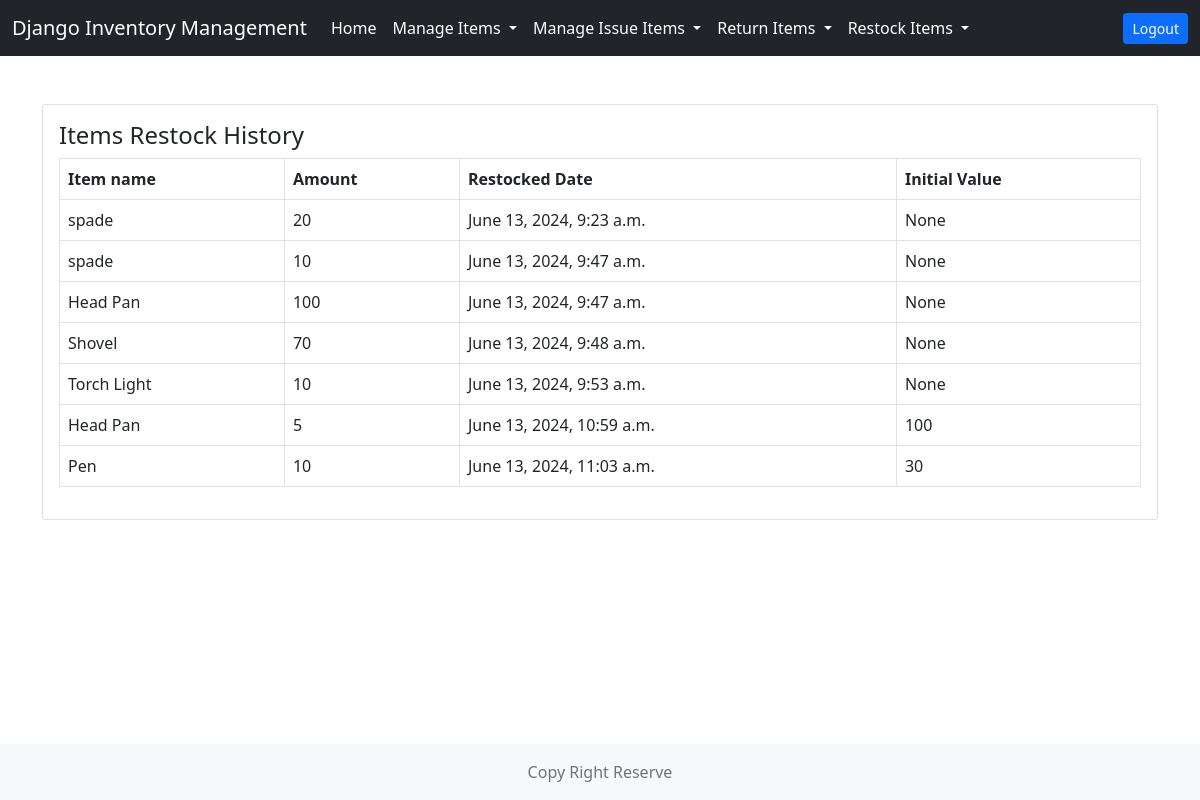
The app's page /store/restock-history/ with its own data.
### store/models.py (models this page shows)
class RestockItem(models.Model):
    item = models.ForeignKey(Item, on_delete=models.CASCADE)
    amount = models.PositiveIntegerField()
    timestamp = models.DateTimeField(auto_now_add=True)
    initial_value = models.PositiveIntegerField(null=True, blank=True)

class Item(models.Model):
    name = models.CharField(max_length=100)
    amount = models.PositiveIntegerField()
    created_by = models.ForeignKey(User, on_delete=models.DO_NOTHING)
    created_date = models.DateTimeField(auto_now_add=True)
    initial_amount = models.PositiveIntegerField(null=True, blank=True)
    def __str__(self):
        return self.name

### store/views.py (the view)
# urls.py: path('restock-history/', views.restock_history, name='restock-history'),
def restock_history(request):
    items =  RestockItem.objects.all()
    context = {'items':items}
    return render(request, 'store/restock_history.html', context)

### templates/store/restock_history.html
{% extends 'base.html' %}
{% block content %}
<div class="card">
    <div class="card-body">
        <h4>Items Restock History</h4>
        <table class="table table-bordered">
            <thead>
                <tr>
                    <th scope="col">Item name</th>
                    <th scope="col">Amount</th>
                    <th scope="col">Restocked Date</th>
                    <th scope="col">Initial Value</th>
                </tr>
            </thead>
            <tbody>
                {% for item in items %}
                <tr>
                    <td>{{item.item}}</td>
                    <td>{{item.amount}}</td>
                    <td>{{item.timestamp}}</td>
                    <td>{{item.initial_value}}</td>
                </tr>
                {% endfor %}
            </tbody>
        </table>
    </div>
</div>
{% endblock content %}

### records on screen
RestockItem: item "spade", amount "20", timestamp "June 13, 2024, 9:23 a.m.", initial_value "None"
RestockItem: item "spade", amount "10", timestamp "June 13, 2024, 9:47 a.m.", initial_value "None"
RestockItem: item "Head Pan", amount "100", timestamp "June 13, 2024, 9:47 a.m.", initial_value "None"
RestockItem: item "Shovel", amount "70", timestamp "June 13, 2024, 9:48 a.m.", initial_value "None"
RestockItem: item "Torch Light", amount "10", timestamp "June 13, 2024, 9:53 a.m.", initial_value "None"
RestockItem: item "Head Pan", amount "5", timestamp "June 13, 2024, 10:59 a.m.", initial_value "100"
RestockItem: item "Pen", amount "10", timestamp "June 13, 2024, 11:03 a.m.", initial_value "30"
